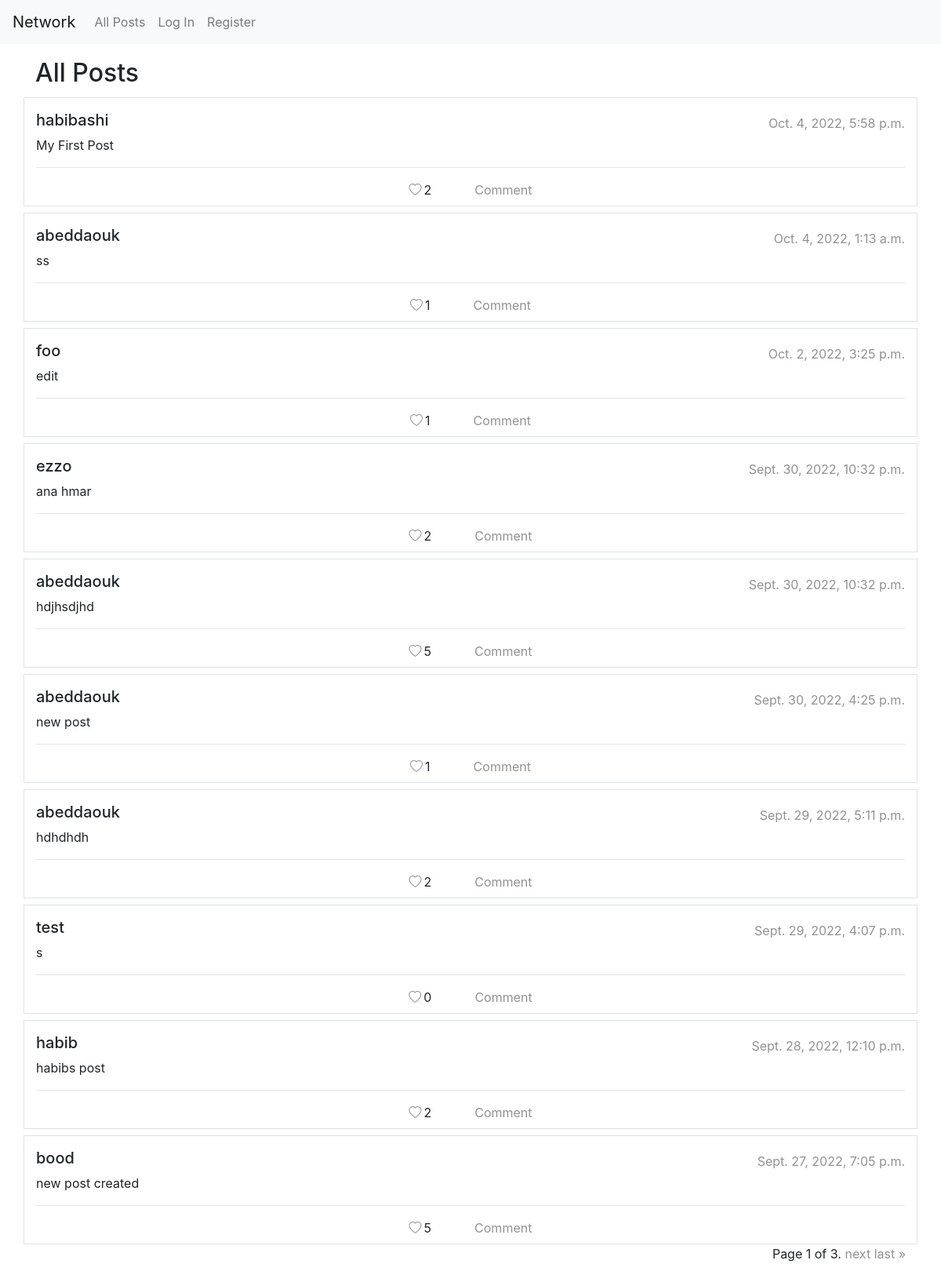
The page / on the database its author committed.
### network/models.py (models this page shows, shortened)
class Posts(models.Model):
    user = models.ForeignKey(User, on_delete=models.CASCADE, null=True)
    text = models.CharField(max_length=1000)
    datetime = models.DateTimeField(default=datetime.now())
    likes = models.IntegerField(default=0)

class User(AbstractUser):
    backgroundColor = models.TextField(default="#cb444a")
    bio = models.TextField(default="No Bio")
    image = models.ImageField(null=True, default="profile.png", upload_to="media/")

### network/views.py (the view, shortened to what this page needs)
# urls.py: path("", views.index, name="index"),
def index(request):
    posts = Posts.objects.all().order_by("datetime")[::-1]
    paginator = Paginator(posts, 10)
    page_number = request.GET.get('page')
    page_obj = paginator.get_page(page_number)
    return render(request, "network/index.html", {'page_obj': page_obj})

### network/templates/network/index.html (shortened to what this page needs)
{% extends "network/layout.html" %}
{% block body %}
<div id="all-post-container">
    <div class="container">
        <div class="d-flex align-items-center" style="gap: 10px; font-size: 30px;">
            <span><strong class="h2">All Posts</strong></span>
        </div>
    </div>
    {% include "network/posts.html" %}
</div>
{% endblock %}

### network/templates/network/posts.html (shortened to what this page needs)
{% load static %}
{% for post in page_obj %}
<div class="container border mt-2" data-user="{{ post.user.id }}" data-id="{{ post.id }}">
    <div class="row pt-3">
        <div class="col">
            <div class="d-flex align-items-center justify-content-between">
                <div>
                    {% if user.is_authenticated %}
                    <a href="{% url 'profile' post.user_id %}">
                        <h5>{{ post.user }}</h5>
                    </a>
                    {% else %}
                    <a>
                        <h5>{{ post.user }}</h5>
                    </a>
                    {% endif %}
                </div>
                <div style="color: rgb(147, 146, 146);">
                    {{ post.datetime }}
                </div>
            </div>
            <p>{{ post.text }}</p>
            <hr />
            <div class="d-flex align-items-center justify-content-center mb-2">
                <span>
                    {% if not post.is_liked %}
                    <i id="heart-icon" data-action="like" class="bi bi-heart"></i>
                    {% else %}
                    <i id="heart-icon" data-action="unlike" class="bi bi-heart-fill text-danger"></i>
                    {% endif %}
                </span>
                <div style="padding-left: 3px;">{{post.postLiked.count}}</div>
                <a style="margin-left: 55px;" href="{% url 'postView' post.id %}">Comment</a>
            </div>
        </div>
    </div>
</div>
{% endfor %}
<div class="pagination container">
    <span class="step-links">
        <span class="current">
            Page {{ page_obj.number }} of {{ page_obj.paginator.num_pages }}.
        </span>
        {% if page_obj.has_next %}
        <a href="?page={{ page_obj.next_page_number }}">next</a>
        <a href="?page={{ page_obj.paginator.num_pages }}">last &raquo;</a>
        {% endif %}
    </span>
</div>

### network/static/network/styles.css (style rules this page uses)
#heart-icon { color: rgb(147, 146, 146); }
a { color: rgb(147, 146, 146);; }

### rows shown on the page
Posts: user "habibashi", datetime "Oct. 4, 2022, 5:58 p.m.", text "My First Post", postLiked.count "2"
Posts: user "abeddaouk", datetime "Oct. 4, 2022, 1:13 a.m.", text "ss", postLiked.count "1"
Posts: user "foo", datetime "Oct. 2, 2022, 3:25 p.m.", text "edit", postLiked.count "1"
Posts: user "ezzo", datetime "Sept. 30, 2022, 10:32 p.m.", text "ana hmar", postLiked.count "2"
Posts: user "abeddaouk", datetime "Sept. 30, 2022, 10:32 p.m.", text "hdjhsdjhd", postLiked.count "5"
Posts: user "abeddaouk", datetime "Sept. 30, 2022, 4:25 p.m.", text "new post", postLiked.count "1"
Posts: user "abeddaouk", datetime "Sept. 29, 2022, 5:11 p.m.", text "hdhdhdh", postLiked.count "2"
Posts: user "test", datetime "Sept. 29, 2022, 4:07 p.m.", text "s", postLiked.count "0"
Posts: user "habib", datetime "Sept. 28, 2022, 12:10 p.m.", text "habibs post", postLiked.count "2"
Posts: user "bood", datetime "Sept. 27, 2022, 7:05 p.m.", text "new post created", postLiked.count "5"

### other values the page prints
{{ page_obj.number }} "1"
{{ page_obj.paginator.num_pages }} "3"
